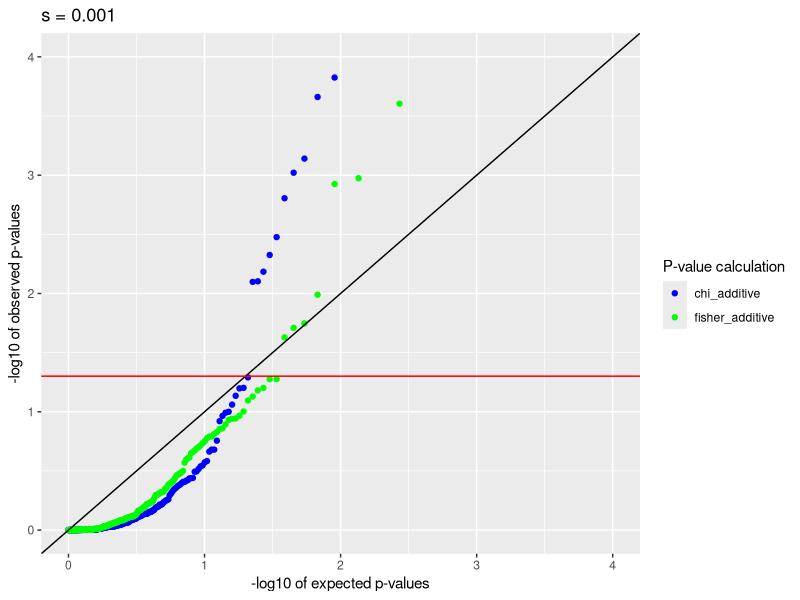
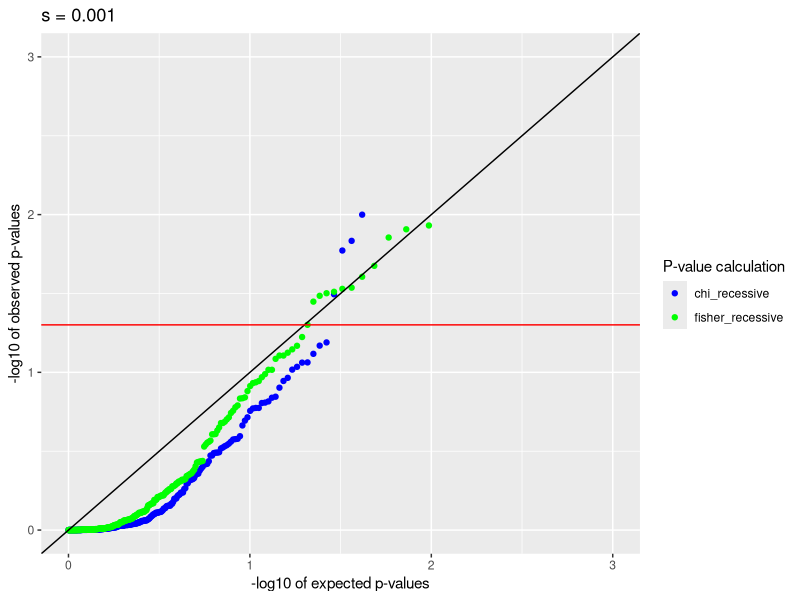
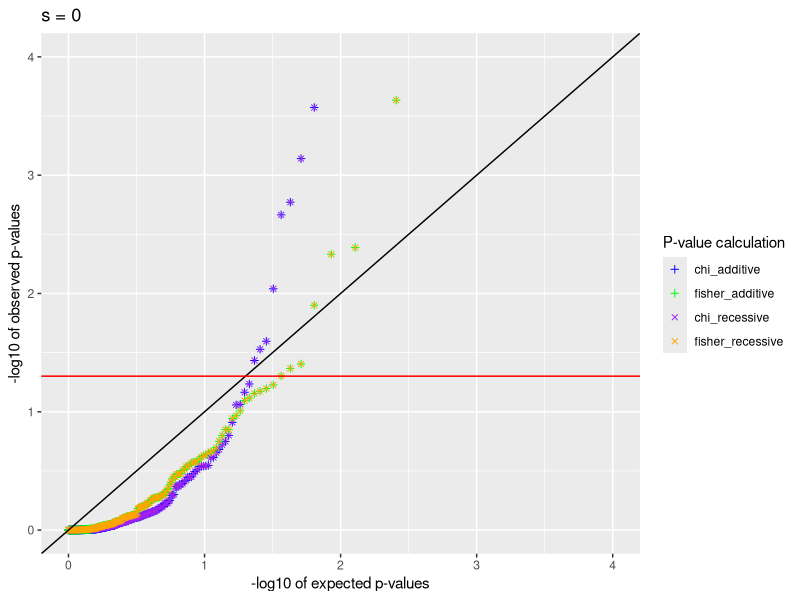
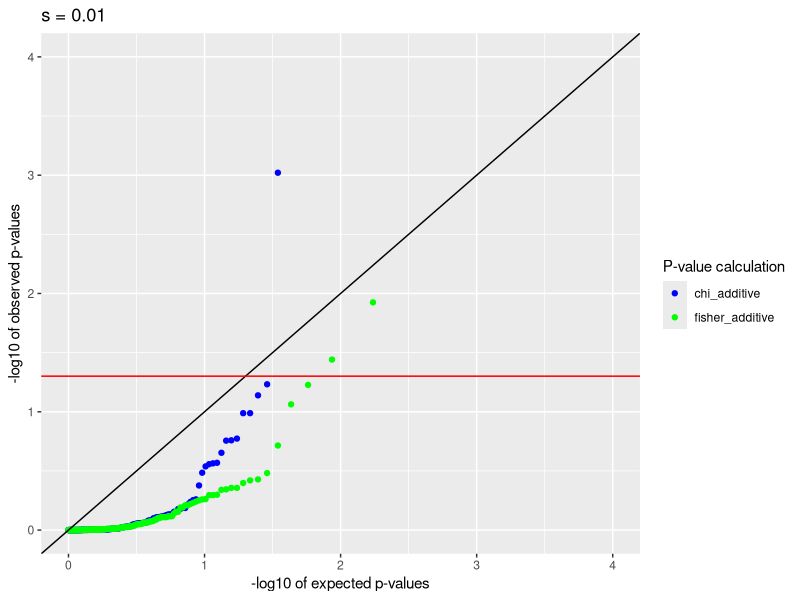
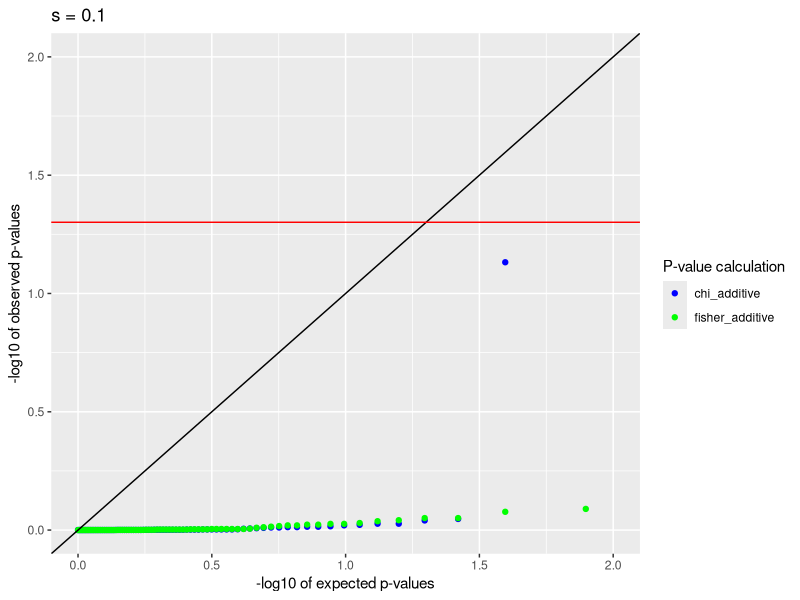
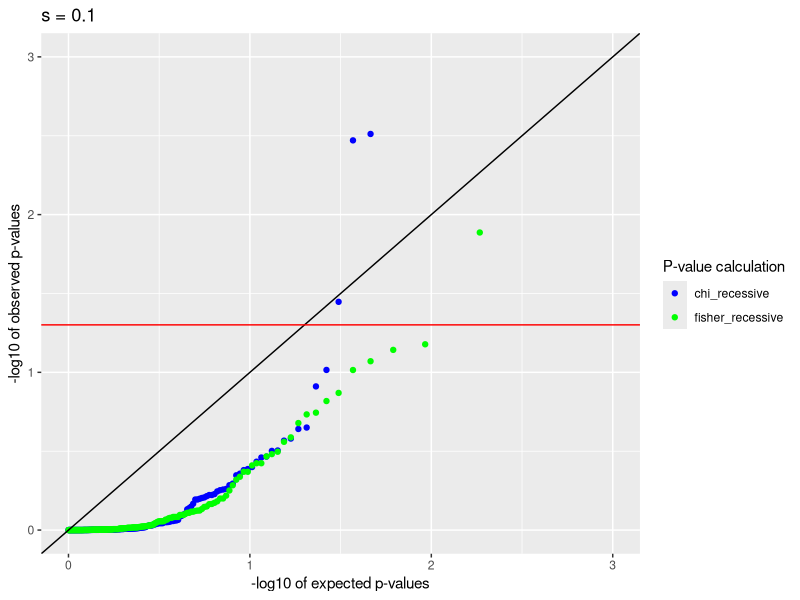
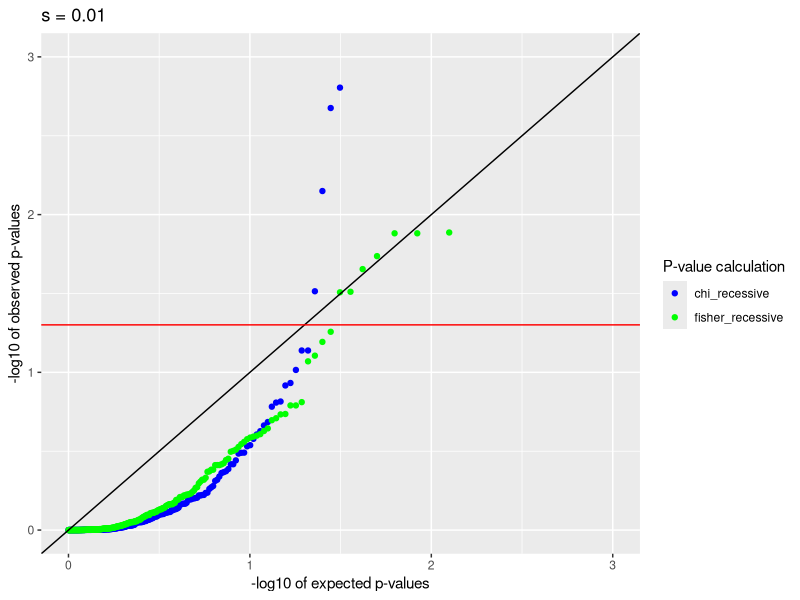
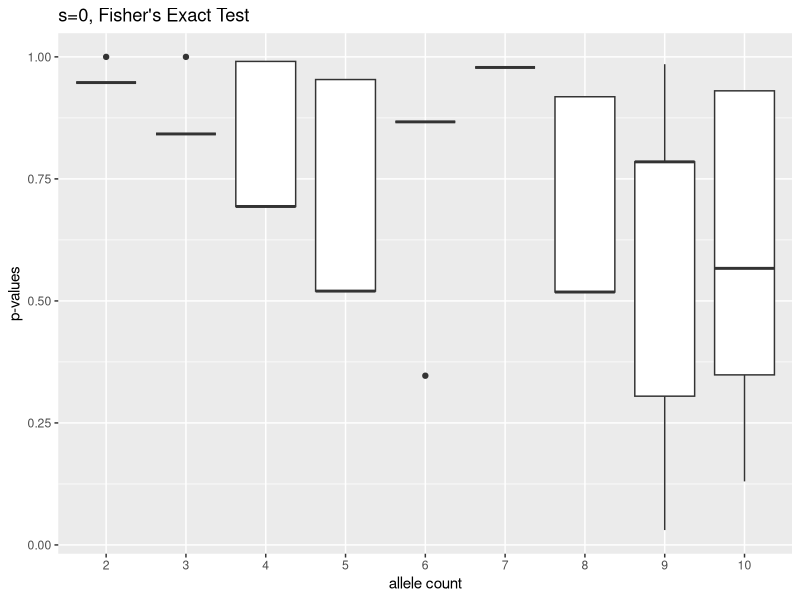

The R script that drew these images, in order:
library(ggplot2)
setwd("C:/Users/jonat/Desktop/GitHub/RDM_HW")

s_0_rec_10 = read.csv('./Data/s_0_rec/sample_10_summary.csv')

s_0_001_add_1000 = read.csv('./Data/s_0_001_add/sample_1000_summary.csv') # 0_001_add_1000
s_0_001_rec_1000 = read.csv('./Data/s_0_001_rec/sample_1000_summary.csv') # 0_001_rec_1000
s_0_01_add_1000 = read.csv('./Data/s_0_01_add/sample_1000_summary.csv') # 0_01_add_1000
s_0_01_rec_1000 = read.csv('./Data/s_0_01_rec/sample_1000_summary.csv') # 0_01_rec_1000
s_0_1_add_1000 = read.csv('./Data/s_0_1_add/sample_1000_summary.csv') # 0_1_add_1000
s_0_1_rec_1000 = read.csv('./Data/s_0_1_rec/sample_1000_summary.csv') # 0_1_rec_1000
s_0_add_1000 = read.csv('./Data/s_0_add/sample_1000_summary.csv') # 0_1000
s_0_rec_1000 = read.csv('./Data/s_0_rec/sample_1000_summary.csv') # 0_1000
# chi-squared p-values
chi_p_s_0_add_1000 = s_0_add_1000$chi_pr_values
chi_p_s_0_001_add_1000 = s_0_001_add_1000$chi_pr_values
chi_p_s_0_01_add_1000 = s_0_01_add_1000$chi_pr_values
chi_p_s_0_1_add_1000 = s_0_1_add_1000$chi_pr_values
chi_p_s_0_rec_1000 = s_0_rec_1000$chi_pr_values
chi_p_s_0_001_rec_1000 = s_0_001_rec_1000$chi_pr_values
chi_p_s_0_01_rec_1000 = s_0_01_rec_1000$chi_pr_values
chi_p_s_0_1_rec_1000 = s_0_1_rec_1000$chi_pr_values

# fisher p-values (leq)
fisher_p_s_0_add_1000 = s_0_add_1000$fisher_p_n_homo_leq
fisher_p_s_0_001_add_1000 = s_0_001_add_1000$fisher_p_n_homo_leq
fisher_p_s_0_01_add_1000 = s_0_01_add_1000$fisher_p_n_homo_leq
fisher_p_s_0_1_add_1000 = s_0_1_add_1000$fisher_p_n_homo_leq
fisher_p_s_0_rec_1000 = s_0_rec_1000$fisher_p_n_homo_leq
fisher_p_s_0_001_rec_1000 = s_0_001_rec_1000$fisher_p_n_homo_leq
fisher_p_s_0_01_rec_1000 = s_0_01_rec_1000$fisher_p_n_homo_leq
fisher_p_s_0_1_rec_1000 = s_0_1_rec_1000$fisher_p_n_homo_leq

log_chi_p_s_0_add_1000 = -log10(sort(chi_p_s_0_add_1000))
log_chi_p_s_0_rec_1000 = -log10(sort(chi_p_s_0_rec_1000))
log_chi_p_s_0_001_add_1000 = -log10(sort(chi_p_s_0_001_add_1000))
log_chi_p_s_0_001_rec_1000 = -log10(sort(chi_p_s_0_001_rec_1000))
log_chi_p_s_0_01_add_1000 = -log10(sort(chi_p_s_0_01_add_1000))
log_chi_p_s_0_01_rec_1000 = -log10(sort(chi_p_s_0_01_rec_1000))
log_chi_p_s_0_1_add_1000 = -log10(sort(chi_p_s_0_1_add_1000))
log_chi_p_s_0_1_rec_1000 = -log10(sort(chi_p_s_0_1_rec_1000))

log_fisher_p_s_0_add_1000 = -log10(sort(fisher_p_s_0_add_1000))
log_fisher_p_s_0_rec_1000 = -log10(sort(fisher_p_s_0_rec_1000))
log_fisher_p_s_0_001_add_1000 = -log10(sort(fisher_p_s_0_001_add_1000))
log_fisher_p_s_0_001_rec_1000 = -log10(sort(fisher_p_s_0_001_rec_1000))
log_fisher_p_s_0_01_add_1000 = -log10(sort(fisher_p_s_0_01_add_1000))
log_fisher_p_s_0_01_rec_1000 = -log10(sort(fisher_p_s_0_01_rec_1000))
log_fisher_p_s_0_1_add_1000 = -log10(sort(fisher_p_s_0_1_add_1000))
log_fisher_p_s_0_1_rec_1000 = -log10(sort(fisher_p_s_0_1_rec_1000))

y_axis_0_001_add_1000 = -log10(1:nrow(s_0_001_add_1000) / nrow(s_0_001_add_1000))
y_axis_0_01_add_1000 = -log10(1:nrow(s_0_01_add_1000) / nrow(s_0_01_add_1000))
y_axis_0_1_add_1000 = -log10(1:nrow(s_0_1_add_1000) / nrow(s_0_1_add_1000))
y_axis_0_1000 = -log10(1:nrow(s_0_add_1000) / nrow(s_0_add_1000))
y_axis_0_001_rec_1000 = -log10(1:nrow(s_0_001_rec_1000) / nrow(s_0_001_rec_1000))
y_axis_0_01_rec_1000 = -log10(1:nrow(s_0_01_rec_1000) / nrow(s_0_01_rec_1000))
y_axis_0_1_rec_1000 = -log10(1:nrow(s_0_1_rec_1000) / nrow(s_0_1_rec_1000))

data_0_001_add_1000 = data.frame(y_axis_0_001_add_1000, log_chi_p_s_0_001_add_1000, log_fisher_p_s_0_001_add_1000)
data_0_1000 = data.frame(y_axis_0_1000, log_chi_p_s_0_add_1000, log_chi_p_s_0_rec_1000,log_fisher_p_s_0_add_1000, log_fisher_p_s_0_rec_1000)
data_0_001_rec_1000 = data.frame(y_axis_0_001_rec_1000, log_chi_p_s_0_001_rec_1000, log_fisher_p_s_0_001_rec_1000)
data_0_01_add_1000 = data.frame(y_axis_0_01_add_1000, log_chi_p_s_0_01_add_1000, log_fisher_p_s_0_01_add_1000)
data_0_1_add_1000 = data.frame(y_axis_0_1_add_1000, log_chi_p_s_0_1_add_1000, log_fisher_p_s_0_1_add_1000)
data_0_01_rec_1000 = data.frame(y_axis_0_01_rec_1000, log_chi_p_s_0_01_rec_1000, log_fisher_p_s_0_01_rec_1000)
data_0_1_rec_1000 = data.frame(y_axis_0_1_rec_1000, log_chi_p_s_0_1_rec_1000, log_fisher_p_s_0_1_rec_1000)

p_0_001_add_1000 = ggplot(data=data_0_001_add_1000, aes(y=log_chi_p_s_0_001_add_1000, x=y_axis_0_001_add_1000, color='chi_additive')) + 
  geom_point() +
  geom_point(aes(y=log_fisher_p_s_0_001_add_1000, x=y_axis_0_001_add_1000, color='fisher_additive')) +
  xlab('-log10 of expected p-values') + 
  ylab('-log10 of observed p-values') + 
  scale_color_manual(values=c('blue', 'green'),
                     name='P-value calculation',
                     breaks=c('chi_additive', 'fisher_additive'),
                     labels=c('chi_additive', 'fisher_additive')) +
  ggtitle('s = 0.001') +
  geom_abline(slope=1) +
  xlim(0, 4) +
  ylim(0, 4) +
  geom_hline(color = 'red', yintercept = -log10(0.05))
p_0_001_add_1000

p_0_001_rec_1000 = ggplot(data=data_0_001_rec_1000, aes(y=log_chi_p_s_0_001_rec_1000, x=y_axis_0_001_rec_1000, color='chi_recessive')) + 
  geom_point() +
  geom_point(aes(y=log_fisher_p_s_0_001_rec_1000, x=y_axis_0_001_rec_1000, color='fisher_recessive')) +
  xlab('-log10 of expected p-values') + 
  ylab('-log10 of observed p-values') + 
  scale_color_manual(values=c('blue', 'green'),
                     name='P-value calculation',
                     breaks=c('chi_recessive', 'fisher_recessive'),
                     labels=c('chi_recessive', 'fisher_recessive')) +
  ggtitle('s = 0.001') +
  geom_abline(slope=1) +
  xlim(0, 3) +
  ylim(0, 3) +
  geom_hline(color = 'red', yintercept = -log10(0.05))
p_0_001_rec_1000

p_0_1000 = ggplot(data=data_0_1000, aes(y=log_chi_p_s_0_add_1000, x=y_axis_0_1000, color='chi_additive')) + 
  geom_point(shape=3) +
  geom_point(aes(y=log_fisher_p_s_0_add_1000, x=y_axis_0_1000, color='fisher_additive'), shape=3) +
  geom_point(aes(y=log_chi_p_s_0_rec_1000, x=y_axis_0_1000, color='chi_recessive'), shape=4) +
  geom_point(aes(y=log_fisher_p_s_0_rec_1000, x=y_axis_0_1000, color='fisher_recessive'), shape=4) +
  xlab('-log10 of expected p-values') + 
  ylab('-log10 of observed p-values') + 
  scale_color_manual(values=c('blue', 'green', 'purple', 'orange'),
                     name='P-value calculation',
                     breaks=c('chi_additive', 'fisher_additive', 'chi_recessive', 'fisher_recessive'),
                     labels=c('chi_additive', 'fisher_additive', 'chi_recessive', 'fisher_recessive')) +
  ggtitle('s = 0') +
  geom_abline(slope=1) +
  xlim(0, 4) +
  ylim(0, 4) +
  geom_hline(color = 'red', yintercept = -log10(0.05))
p_0_1000

p_0_01_add_1000 = ggplot(data=data_0_01_add_1000, aes(y=log_chi_p_s_0_01_add_1000, x=y_axis_0_01_add_1000, color='chi_additive')) + 
  geom_point() +
  geom_point(aes(y=log_fisher_p_s_0_01_add_1000, x=y_axis_0_01_add_1000, color='fisher_additive')) +
  xlab('-log10 of expected p-values') + 
  ylab('-log10 of observed p-values') + 
  scale_color_manual(values=c('blue', 'green'),
                     name='P-value calculation',
                     breaks=c('chi_additive', 'fisher_additive'),
                     labels=c('chi_additive', 'fisher_additive')) +
  ggtitle('s = 0.01') +
  geom_abline(slope=1) +
  xlim(0, 4) +
  ylim(0, 4) +
  geom_hline(color = 'red', yintercept = -log10(0.05))
p_0_01_add_1000

p_0_1_add_1000 = ggplot(data=data_0_1_add_1000, aes(y=log_chi_p_s_0_1_add_1000, x=y_axis_0_1_add_1000, color='chi_additive')) + 
  geom_point() +
  geom_point(aes(y=log_fisher_p_s_0_1_add_1000, x=y_axis_0_1_add_1000, color='fisher_additive')) +
  xlab('-log10 of expected p-values') + 
  ylab('-log10 of observed p-values') + 
  scale_color_manual(values=c('blue', 'green'),
                     name='P-value calculation',
                     breaks=c('chi_additive', 'fisher_additive'),
                     labels=c('chi_additive', 'fisher_additive')) +
  ggtitle('s = 0.1') +
  geom_abline(slope=1) +
  xlim(0, 2) + 
  ylim(0, 2) +
  geom_hline(color = 'red', yintercept = -log10(0.05))
p_0_1_add_1000

p_0_1_rec_1000 = ggplot(data=data_0_1_rec_1000, aes(y=log_chi_p_s_0_1_rec_1000, x=y_axis_0_1_rec_1000, color='chi_recessive')) + 
  geom_point() +
  geom_point(aes(y=log_fisher_p_s_0_1_rec_1000, x=y_axis_0_1_rec_1000, color='fisher_recessive')) +
  xlab('-log10 of expected p-values') + 
  ylab('-log10 of observed p-values') + 
  scale_color_manual(values=c('blue', 'green'),
                     name='P-value calculation',
                     breaks=c('chi_recessive', 'fisher_recessive'),
                     labels=c('chi_recessive', 'fisher_recessive')) +
  ggtitle('s = 0.1') +
  geom_abline(slope=1) +
  xlim(0, 3)+ 
  ylim(0, 3) +
  geom_hline(color = 'red', yintercept = -log10(0.05))
p_0_1_rec_1000

p_0_01_rec_1000 = ggplot(data=data_0_01_rec_1000, aes(y=log_chi_p_s_0_01_rec_1000, x=y_axis_0_01_rec_1000, color='chi_recessive')) + 
  geom_point() +
  geom_point(aes(y=log_fisher_p_s_0_01_rec_1000, x=y_axis_0_01_rec_1000, color='fisher_recessive')) +
  xlab('-log10 of expected p-values') + 
  ylab('-log10 of observed p-values') + 
  scale_color_manual(values=c('blue', 'green'),
                     name='P-value calculation',
                     breaks=c('chi_recessive', 'fisher_recessive'),
                     labels=c('chi_recessive', 'fisher_recessive')) +
  ggtitle('s = 0.01') +
  geom_abline(slope=1) +
  xlim(0, 3) +
  ylim(0, 3) +
  geom_hline(color = 'red', yintercept = -log10(0.05))
p_0_01_rec_1000

s_0_rec_10$allele_count = as.factor(s_0_rec_10$allele_count)
p_fisher_boxplot = ggplot(data=s_0_rec_10, aes(x=allele_count, y=fisher_p_n_homo_leq)) + 
  geom_boxplot() +
  ggtitle("s=0, Fisher's Exact Test") +
  xlab('allele count') +
  ylab('p-values')
p_fisher_boxplot

p_chi_boxplot = ggplot(data=s_0_rec_10, aes(x=allele_count, y=chi_pr_values)) +
  geom_boxplot() +
  ggtitle("s=0, chi-squared Test") +
  xlab('allele count') +
  ylab('p-values')
p_chi_boxplot
